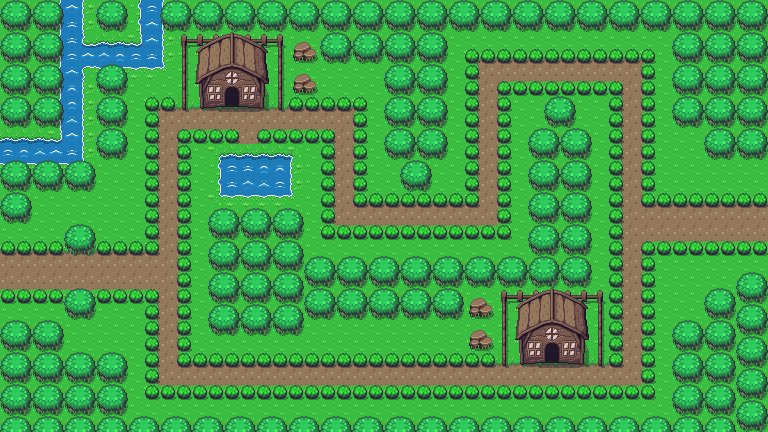

Below is a game level as drawn by its tile map, then a one-line description and the .tmx that defines it (tile-layer data replaced by summaries):
An orthogonal 48x27 tile map with 16x16 px tiles, 4 tile layers (background, trees, fences, Houses) and 14 objects.

<map version="1.8" tiledversion="1.8.4" orientation="orthogonal" renderorder="right-down" width="48" height="27" tilewidth="16" tileheight="16" infinite="0" nextlayerid="14" nextobjectid="58">
 <tileset firstgid="1" source="overworld.tsx" />
 <layer id="1" name="background" width="48" height="27">
  <data>[1296 cells, 1296 non-empty, 33 distinct tile ids]</data>
 </layer>
 <layer id="4" name="trees" width="48" height="27">
  <data>[1296 cells, 751 non-empty, 9 distinct tile ids]</data>
 </layer>
 <layer id="7" name="fences" width="48" height="27">
  <data>[1296 cells, 30 non-empty, 5 distinct tile ids]</data>
 </layer>
 <layer id="6" name="Houses" width="48" height="27">
  <data>[1296 cells, 50 non-empty, 25 distinct tile ids]</data>
 </layer>
 <objectgroup id="12" name="CollisionMask">
  <object id="39" x="-0.465724" y="-0.465724" width="157.88" height="253.82" />
  <object id="41" x="-0.465724" y="289.215" width="158.346" height="142.977" />
  <object id="42" x="158.346" y="0" width="320.418" height="108.514" />
  <object id="43" x="354.882" y="109.445" width="123.883" height="96.4049" />
  <object id="44" x="479.696" y="0" width="288.283" height="61.9413" />
  <object id="45" x="642.699" y="62.8728" width="125.746" height="142.977" />
  <object id="46" x="642.234" y="242.177" width="126.677" height="190.015" />
  <object id="47" x="179.304" y="129.937" width="59.147" height="233.328" />
  <object id="48" x="238.916" y="144.374" width="16.7661" height="218.89" />
  <object id="51" x="256.148" y="129.471" width="76.8445" height="233.794" />
  <object id="52" x="333.924" y="225.876" width="288.283" height="137.389" />
  <object id="53" x="497.859" y="81.036" width="124.348" height="144.374" />
  <object id="54" x="158.812" y="385.154" width="483.422" height="47.5039" />
 </objectgroup>
 <objectgroup id="13" name="RoomTransitionLayer">
  <object id="57" x="766.826" y="206.13">
   <polyline points="0,0 0.26087,35.7391" />
  </object>
 </objectgroup>
</map>
